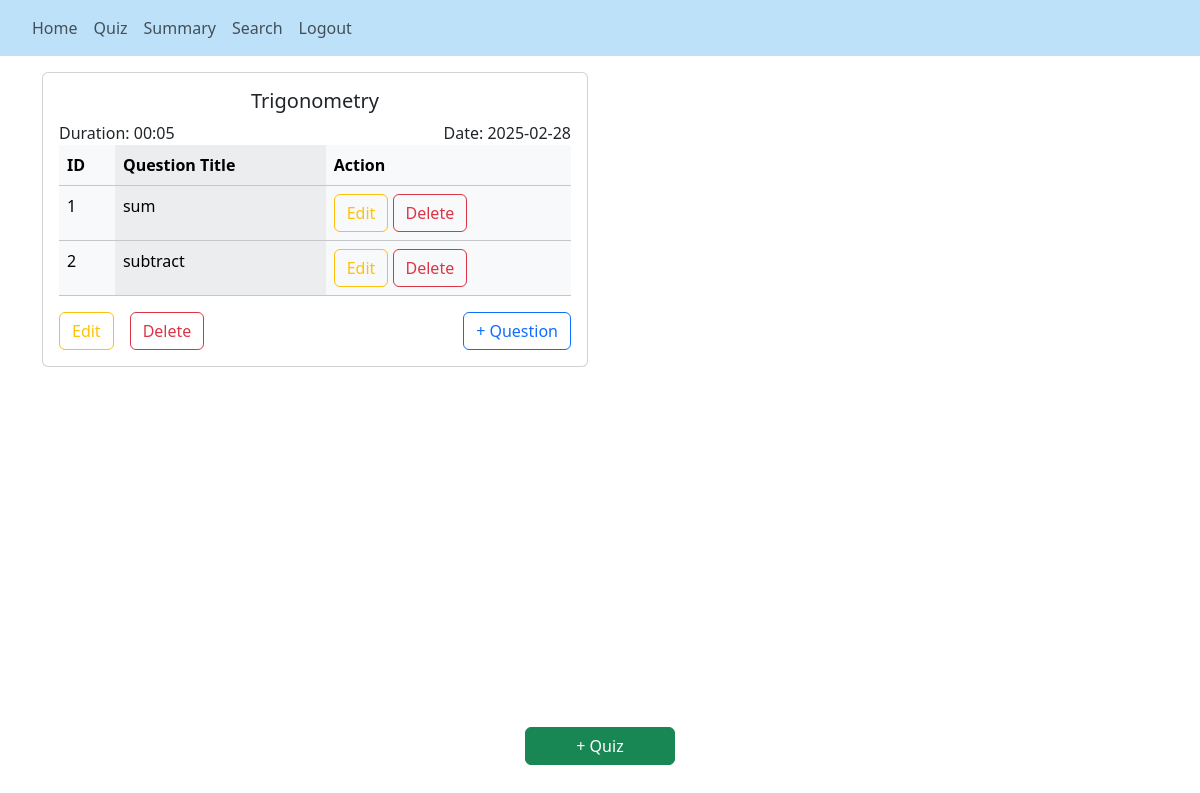
Before: /admin_quiz (signed in) with the older database file.
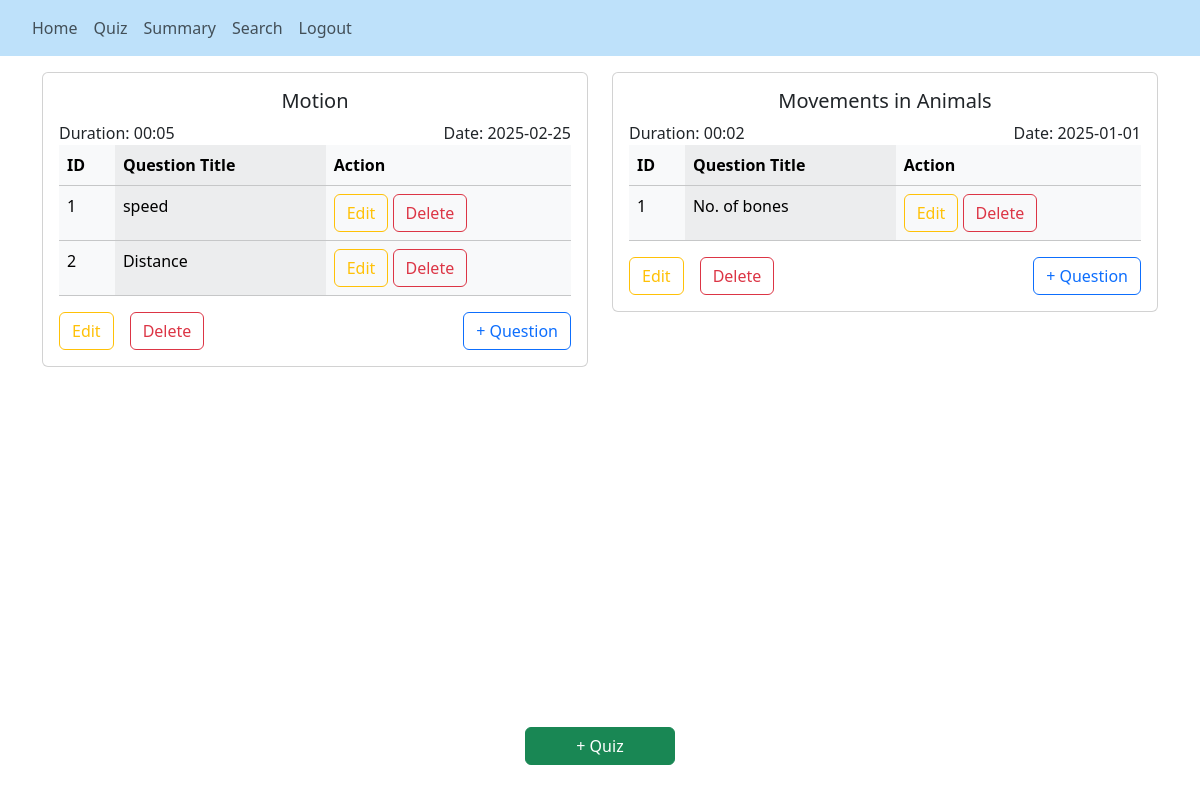
After: the same page with the newer database file.
### backend/models.py (models this page shows)
class Quiz(db.Model):
    __tablename__ = "quiz"
    id = db.Column(db.Integer, primary_key=True)
    date = db.Column(db.Date, nullable=False)
    duration = db.Column(db.Integer, nullable=False)
    chapter_id = db.Column(db.Integer, db.ForeignKey('chapter.id'), nullable=False)
    questions = db.relationship('Question', backref='quiz', lazy=True)
    scores = db.relationship('Score', backref='quiz', lazy=True)

class Chapter(db.Model):
    __tablename__ = "chapter"
    id = db.Column(db.Integer, primary_key=True)
    name = db.Column(db.String(100), nullable=False)
    desc = db.Column(db.String(200), nullable=False, default="No Description")
    subject_id = db.Column(db.Integer, db.ForeignKey('subject.id'), nullable=False)
    quizzes = db.relationship('Quiz', backref='chapter', lazy=True)

class Question(db.Model):
    __tablename__ = "question"
    id = db.Column(db.Integer, primary_key=True)
    title = db.Column(db.String(100), nullable=False)
    question_stmt = db.Column(db.String(250), nullable=False)
    option_a = db.Column(db.String(250), nullable=False)
    option_b = db.Column(db.String(250), nullable=False)
    option_c = db.Column(db.String(250), nullable=False)
    option_d = db.Column(db.String(250), nullable=False)
    correct_option = db.Column(db.String(1), nullable=False)  # a, b, c, or d
    quiz_id = db.Column(db.Integer, db.ForeignKey('quiz.id'), nullable=False)

### backend/controllers.py (the view)
@app.route("/admin_quiz")
@login_required
def admin_quiz():
    quizzes = Quiz.query.order_by(Quiz.id).all()
    questions = Question.query.order_by(Question.id).all()
    return render_template('admin_quiz.html', user=current_user, quizzes=quizzes, questions=questions)

### app.py (called while the page is built)
def start():
    quiz_app = Flask(__name__)
    quiz_app.config["SQLALCHEMY_DATABASE_URI"]="sqlite:///quiz_db.sqlite3"
    quiz_app.config["SECRET_KEY"] = "this_is_a_secret_for_quiz_app"
    db.init_app(quiz_app)
    quiz_app.app_context().push()
    quiz_app.debug = True
    db.create_all()
    create_admin()
    login_manager = LoginManager()
    login_manager.login_view = 'login'
    login_manager.init_app(quiz_app)
    @login_manager.user_loader
    def load_user(id):
        return User.query.get(int(id))
    print("Quiz app is running... ")

### templates/admin_quiz.html (shortened to what this page needs)
{% extends "base.html"%}
{% block nav %}
<nav class="navbar navbar-expand-lg navbar-light">
  <div class="collapse navbar-collapse mx-4" id="navbarSupportedContent">
    <ul class="navbar-nav mr-auto">
      <li class="nav-item active">
        <a class="nav-link" href="/admin">Home</a>
      </li>
      <li class="nav-item">
        <a class="nav-link" href="/admin_quiz">Quiz</a>
      </li>
      <li class="nav-item">
        <a class="nav-link" href="/admin_summary">Summary</a>
      </li>
      <li class="nav-item">
        <a class="nav-link" href="/admin/search">Search</a>
      </li>
      <li class="nav-item">
        <a class="nav-link" href="/logout">Logout</a>
      </li>
    </ul>
  </div>
</nav>
{% endblock %}
{% block content %}
<div class="container mb-5">
  <div class="row">
    {% if quizzes %}
    {% for quiz in quizzes %}
    <div class="col-lg-6">
      <div class="card mt-3">
        <div class="card-body table-responsive">
          <h5 class="card-title text-center">{{ quiz.chapter.name }}</h5>
          <div class="d-flex justify-content-between">
            <div>Duration: {{quiz.duration}}</div>
            <div>Date: {{quiz.date}}</div>
          </div>
          {% if questions %}
          <table class="table table-light table-striped-columns">
            <thead>
              <tr>
                <th>ID</th>
                <th>Question Title</th>
                <th>Action</th>
              </tr>
            </thead>
            <tbody>
            {% for question in quiz.questions %}
              <tr>
                <td>{{loop.index}}</td>
                <td>{{question.title}}</td>
                <td>
                  <a href="/question/{{ question.id }}/edit" class="btn btn-outline-warning">Edit</a>
                  <a href="/question/{{ question.id }}/delete" class="btn btn-outline-danger">Delete</a>
                </td>
              </tr>
              {% endfor %}
            </tbody>
          </table>
          {% else %}
          <p class="card-text">No Questions found</p>
          {% endif %}
          <a href="/quiz/{{ quiz.id }}/edit" class="btn btn-outline-warning float-start me-3">Edit</a>
          <a href="/quiz/{{ quiz.id }}/delete" class="btn btn-outline-danger float-start">Delete</a>
          <a href="/new_question/{{ quiz.id }}/" class="btn btn-outline-primary float-end">+ Question</a>
        </div>
      </div>
    </div>
    {% endfor %}
  </div>
  {% endif %}
</div>
<a href="/new_quiz" class="btn btn-success fixed-bottom-button">+ Quiz</a>
{% endblock %}

### templates/base.html (shortened to what this page needs)
<!DOCTYPE html>
<html lang="en">
  <head>
    <link
      href="https://cdn.jsdelivr.net/npm/bootstrap@5.3.3/dist/css/bootstrap.min.css"
      rel="stylesheet"
    />
  </head>
  <body>
    {% block nav %} {% endblock %}
    {% block content %}
    {% endblock %}
  </body>
</html>

### templates/admin_quiz.html (style rules this page uses)
nav { background-color: #bee1fa; }
.fixed-bottom-button { position: fixed; bottom: 35px; width:150px; left: 50%; transform: translateX(-50%); }

Changed rows visible on the page:
removed Quiz: chapter.name "Trigonometry", duration "00:05", date "2025-02-28"
removed Question: title "sum", shown under "Trigonometry"
removed Question: title "subtract", shown under "Trigonometry"
added Quiz: chapter.name "Motion", duration "00:05", date "2025-02-25"
added Question: title "speed", shown under "Motion"
added Question: title "Distance", shown under "Motion"
added Quiz: chapter.name "Movements in Animals", duration "00:02", date "2025-01-01"
added Question: title "No. of bones", shown under "Movements in Animals"
